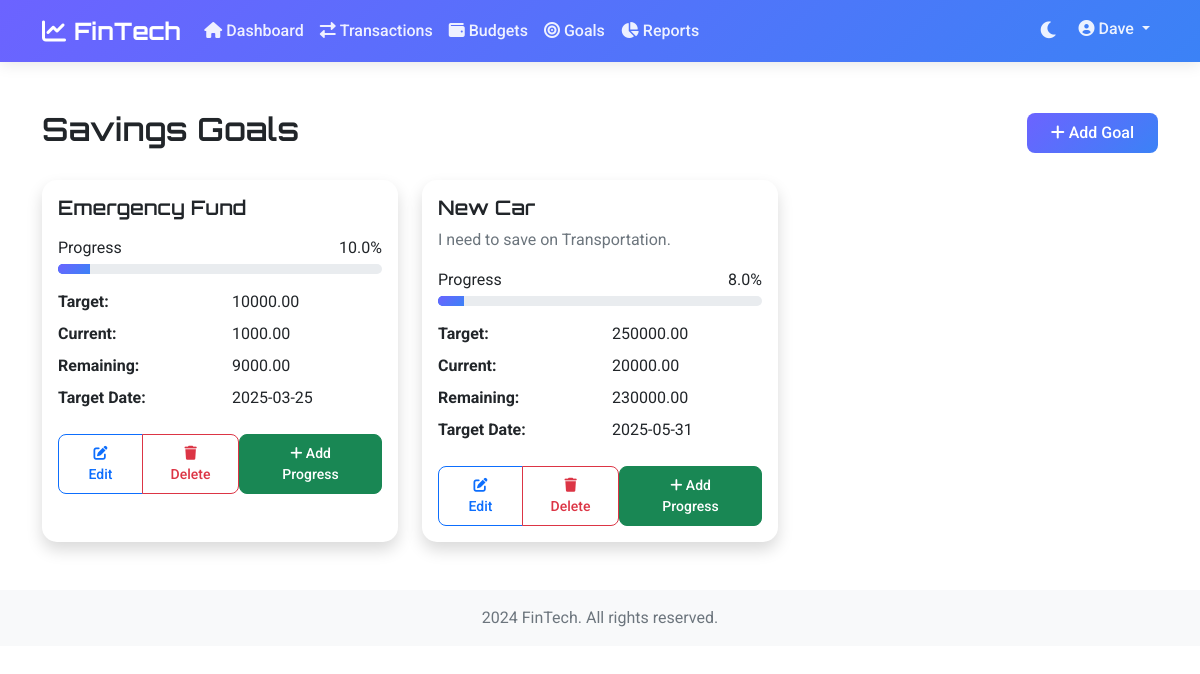
Page /goals/ (signed in) on the committed database.
### users/models.py (models this page shows, shortened)
class User(AbstractUser):
    currency = models.CharField(max_length=3, default='USD')
    avatar = models.ImageField(upload_to='avatars/', null=True, blank=True)

### goals/models.py (models this page shows, shortened)
class Goal(models.Model):
    user = models.ForeignKey(settings.AUTH_USER_MODEL, on_delete=models.CASCADE)
    name = models.CharField(max_length=100)
    target_amount = models.DecimalField(max_digits=10, decimal_places=2)
    current_amount = models.DecimalField(max_digits=10, decimal_places=2, default=0)
    target_date = models.DateField()
    description = models.TextField(blank=True)
    created_at = models.DateTimeField(auto_now_add=True)
    updated_at = models.DateTimeField(auto_now=True)
    completed = models.BooleanField(default=False)
    class Meta:
        ordering = ['completed', 'target_date']
    def get_progress_percentage(self):
        if self.target_amount > 0:
            return min((self.current_amount / self.target_amount) * 100, 100)
        return 0
    def get_remaining_amount(self):
        return max(self.target_amount - self.current_amount, 0)

### goals/views.py (the view)
# urls.py: path('', views.goal_list, name='goal_list'),
@login_required
def goal_list(request):
    goals = Goal.objects.filter(user=request.user)
    return render(request, 'goals/goal_list.html', {'goals': goals})

### templates/goals/goal_list.html (shortened to what this page needs)
{% extends 'base.html' %}
{% load static %}
{% block content %}
<div class="container mt-4">
    <div class="d-flex justify-content-between align-items-center mb-4">
        <h2>Savings Goals</h2>
        <a href="{% url 'goal_add' %}" class="btn btn-primary">
            <i class="fas fa-plus"></i> Add Goal
        </a>
    </div>
    <div class="row">
        {% if goals %}
            {% for goal in goals %}
            <div class="col-md-4 mb-4">
                <div class="card shadow h-100">
                    <div class="card-body">
                        <h5 class="card-title">{{ goal.name }}</h5>
                        <p class="card-text text-muted">{{ goal.description }}</p>
                        <div class="mb-3">
                            <div class="d-flex justify-content-between mb-1">
                                <span>Progress</span>
                                <span>{{ goal.get_progress_percentage|floatformat:1 }}%</span>
                            </div>
                            <div class="progress">
                                <div class="progress-bar {% if goal.completed %}bg-success{% else %}bg-primary{% endif %}"
                                     role="progressbar"
                                     style="width: {{ goal.get_progress_percentage }}%"
                                     aria-valuenow="{{ goal.get_progress_percentage }}"
                                     aria-valuemin="0"
                                     aria-valuemax="100">
                                </div>
                            </div>
                        </div>
                        <dl class="row mb-0">
                            <dt class="col-sm-6">Target:</dt>
                            <dd class="col-sm-6">{{ goal.target_amount }}</dd>
                            <dt class="col-sm-6">Current:</dt>
                            <dd class="col-sm-6">{{ goal.current_amount }}</dd>
                            <dt class="col-sm-6">Remaining:</dt>
                            <dd class="col-sm-6">{{ goal.get_remaining_amount }}</dd>
                            <dt class="col-sm-6">Target Date:</dt>
                            <dd class="col-sm-6">{{ goal.target_date|date:"Y-m-d" }}</dd>
                        </dl>
                        <div class="mt-3 d-flex justify-content-between align-items-center">
                            <div class="btn-group">
                                <a href="{% url 'goal_edit' goal.pk %}" class="btn btn-sm btn-outline-primary">
                                    <i class="fas fa-edit"></i> Edit
                                </a>
                                <a href="{% url 'goal_delete' goal.pk %}" class="btn btn-sm btn-outline-danger">
                                    <i class="fas fa-trash"></i> Delete
                                </a>
                            </div>
                            {% if not goal.completed %}
                            <a href="{% url 'goal_update_progress' goal.pk %}" class="btn btn-sm btn-success">
                                <i class="fas fa-plus"></i> Add Progress
                            </a>
                            {% endif %}
                        </div>
                    </div>
                </div>
            </div>
            {% endfor %}
        {% endif %}
    </div>
</div>
{% endblock %}

### templates/base.html (shortened to what this page needs)
{% load static %}
<!DOCTYPE html>
<html lang="en" data-bs-theme="light">
<head>
    <link rel="stylesheet" href="https://cdnjs.cloudflare.com/ajax/libs/font-awesome/6.0.0/css/all.min.css">
    <link href="https://cdn.jsdelivr.net/npm/bootstrap@5.1.3/dist/css/bootstrap.min.css" rel="stylesheet">
    <link rel="stylesheet" href="{% static 'css/style.css' %}">
</head>
<body>
    <nav class="navbar navbar-expand-lg navbar-dark sticky-top">
        <div class="container">
            <a class="navbar-brand" href="{% url 'dashboard' %}">
                <i class="fas fa-chart-line me-2"></i>FinTech
            </a>
            <div class="collapse navbar-collapse" id="navbarNav">
                {% if user.is_authenticated %}
                <ul class="navbar-nav me-auto">
                    <li class="nav-item">
                        <a class="nav-link" href="{% url 'dashboard' %}">
                            <i class="fas fa-home me-1"></i>Dashboard
                        </a>
                    </li>
                    <li class="nav-item">
                        <a class="nav-link" href="{% url 'transaction_list' %}">
                            <i class="fas fa-exchange-alt me-1"></i>Transactions
                        </a>
                    </li>
                    <li class="nav-item">
                        <a class="nav-link" href="{% url 'budget_list' %}">
                            <i class="fas fa-wallet me-1"></i>Budgets
                        </a>
                    </li>
                    <li class="nav-item">
                        <a class="nav-link" href="{% url 'goal_list' %}">
                            <i class="fas fa-bullseye me-1"></i>Goals
                        </a>
                    </li>
                    <li class="nav-item">
                        <a class="nav-link" href="{% url 'reports' %}">
                            <i class="fas fa-chart-pie me-1"></i>Reports
                        </a>
                    </li>
                </ul>
                <ul class="navbar-nav">
                    <li class="nav-item">
                        <button class="btn nav-link" id="themeToggle">
                            <i class="fas fa-moon me-1"></i>
                        </button>
                    </li>
                    <li class="nav-item dropdown">
                        <a class="nav-link dropdown-toggle" href="#" id="userDropdown" role="button" data-bs-toggle="dropdown">
                            <i class="fas fa-user-circle me-1"></i>{{ user.username }}
                        </a>
                    </li>
                </ul>
                {% endif %}
            </div>
        </div>
    </nav>
    <main class="py-4">
        {% block content %}{% endblock %}
    </main>
    <footer class="footer mt-auto py-3 bg-light">
        <div class="container text-center">
            <span class="text-muted"> 2024 FinTech. All rights reserved.</span>
        </div>
    </footer>
</body>
</html>

### static/css/style.css (style rules this page uses)
:root { --primary-color: #6c63ff; --secondary-color: #4CAF50; --dark-color: #2c3e50; --light-color: #f8f9fa; --gradient: linear-gradient(135deg, #6c63ff 0%, #3b82f6 100%); }
body { font-family: 'Roboto', sans-serif; background: var(--bs-body-bg, #f4f6f9); color: var(--bs-body-color, var(--dark-color)); }
h1, h2, h3, h4, h5, h6 { font-family: 'Orbitron', sans-serif; font-weight: 600; }
.navbar { background: var(--gradient); backdrop-filter: blur(10px); box-shadow: 0 2px 15px rgba(0, 0, 0, 0.1); }
.navbar-brand { font-family: 'Orbitron', sans-serif; font-weight: 700; font-size: 1.5rem; color: white !important; }
.nav-link { font-weight: 500; color: rgba(255, 255, 255, 0.9) !important; transition: all 0.3s ease; }
#themeToggle { background: transparent; border: none; padding: 0.5rem; font-size: 1.2rem; color: rgba(255, 255, 255, 0.9) !important; transition: all 0.3s ease; }
.card { border: none; border-radius: 15px; box-shadow: 0 4px 25px rgba(0, 0, 0, 0.05); transition: all 0.3s ease; background: var(--bs-tertiary-bg, white); overflow: hidden; }
.btn { border-radius: 8px; padding: 0.5rem 1.5rem; font-weight: 500; transition: all 0.3s ease; }
.btn-primary { background: var(--gradient); border: none; }
.progress { height: 10px; border-radius: 5px; background-color: var(--bs-tertiary-bg, #e9ecef); overflow: hidden; }
.progress-bar { background: var(--gradient); transition: width 0.6s ease; }
.footer { background: var(--bs-tertiary-bg, var(--light-color)) !important; }
.text-muted { color: var(--bs-tertiary-color, #6c757d) !important; }

### rows in the picture
User: username "Dave"
Goal: name "Emergency Fund", get_progress_percentage "10.0", completed False (drawn), target_amount "10000.00", current_amount "1000.00", get_remaining_amount "9000.00", target_date "2025-03-25"
Goal: name "New Car", description "I need to save on Transportation.", get_progress_percentage "8.0", completed False (drawn), target_amount "250000.00", current_amount "20000.00", get_remaining_amount "230000.00", target_date "2025-05-31"
